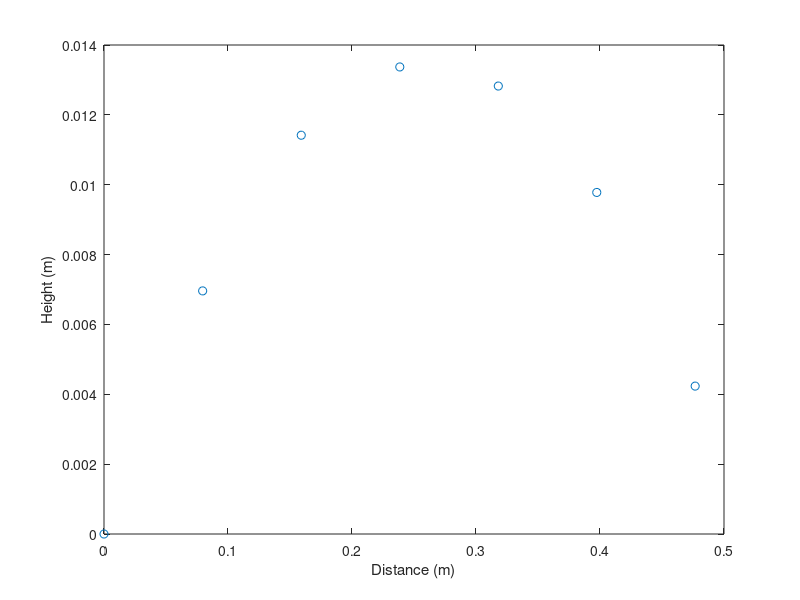

Write MATLAB code to recreate this figure.
% proj_drag_euler.m
% Solve the dynamics ODEs for a cricket ball subject to gravity
% and a quadratic drag force

% Clear memory and only show a few digits
clear all; format short;

% Drag parameters
CD=0.35;           % Dimensionless drag coefficient
RHO=1.2;           % Density of air (kg/m^3)
M=0.145;           % Mass of ball (kg)
R=0.037;           % Ball radius (m)
A=pi*R^2;          % Cross-sectional area (m^2)

% Dimensionalisation parameters
G=9.8; % Acceleration due to gravity (m/s^2)
LS=1.0; % Choice for scaling length (m)
TS=sqrt(LS/G); % Choice for scale for time (s)

% Calculate non-dimensional drag parameter used in ODEs
D=0.5*CD*RHO*A*LS/M;

% Non-dimensional timestep 
tau=0.05; 

% Prompt user for initial speed and angle
speed_m=input('Enter initial speed in m/s: ');
angle=input('Enter initial angle in degrees: ');

% Convert angle to radians
angle=angle*pi/180;

% Non-dimensionalise initial speed
speed=speed_m/(LS/TS);

% Row vectors for non-dimensional position and velocity
pos=[0 0]; 
vel=speed*[cos(angle) sin(angle)];

% Euler's method integration
n=0;
while pos(2)>=0
  
  % Store position for plotting
  n=n+1;
  x(n)=pos(1); y(n)=pos(2);

  % The new acceleration term
  acc=-D*norm(vel)*vel-[0 1];

  % One step of Euler's method
  pos=pos+tau*vel;
  vel=vel+tau*acc;
end

% Plot the trajectory as circles
plot(LS*x,LS*y,'o')
xlabel('Distance (m)')
ylabel('Height (m)')

% Linear interpolation to estimate the range of the projectile,
% with conversion to m
range=pos(1)-pos(2)*(pos(1)-x(end))/(pos(2)-y(end));
range_m=LS*range;
disp(['Range (m): ',num2str(range_m)])
